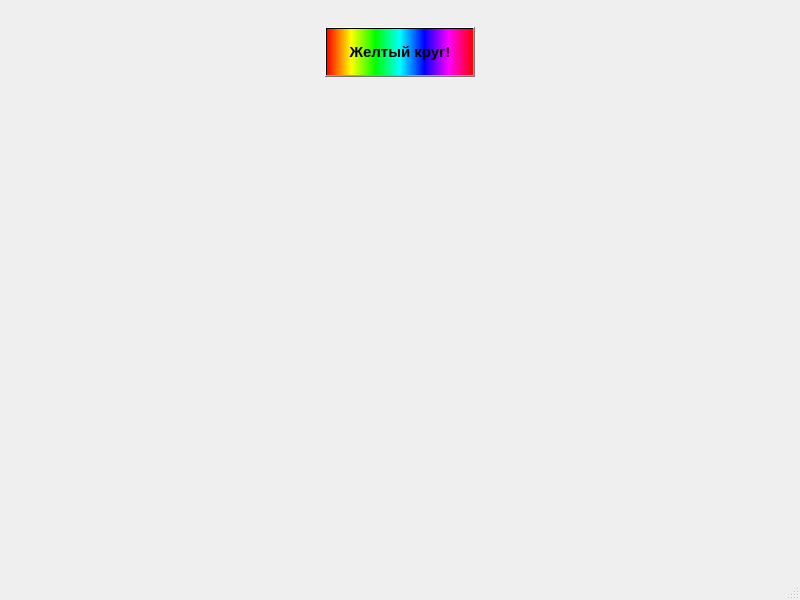
<?xml version="1.0" encoding="UTF-8"?>
<ui version="4.0">
 <class>MainWindow</class>
 <widget class="QMainWindow" name="MainWindow">
  <property name="geometry">
   <rect>
    <x>0</x>
    <y>0</y>
    <width>800</width>
    <height>600</height>
   </rect>
  </property>
  <property name="windowTitle">
   <string>MainWindow</string>
  </property>
  <widget class="QWidget" name="centralwidget">
   <widget class="QPushButton" name="pushButton">
    <property name="geometry">
     <rect>
      <x>325</x>
      <y>27</y>
      <width>150</width>
      <height>50</height>
     </rect>
    </property>
    <property name="font">
     <font>
      <pointsize>11</pointsize>
      <weight>75</weight>
      <bold>true</bold>
     </font>
    </property>
    <property name="styleSheet">
     <string notr="true">background-color: qlineargradient(spread:pad, x1:0, y1:0, x2:1, y2:0, stop:0 rgba(255, 0, 0, 255), stop:0.166 rgba(255, 255, 0, 255), stop:0.333 rgba(0, 255, 0, 255), stop:0.5 rgba(0, 255, 255, 255), stop:0.666 rgba(0, 0, 255, 255), stop:0.833 rgba(255, 0, 255, 255), stop:1 rgba(255, 0, 0, 255));
color: rgb(0, 0, 0)</string>
    </property>
    <property name="text">
     <string>Желтый круг!</string>
    </property>
   </widget>
  </widget>
  <widget class="QMenuBar" name="menubar">
   <property name="geometry">
    <rect>
     <x>0</x>
     <y>0</y>
     <width>800</width>
     <height>21</height>
    </rect>
   </property>
  </widget>
  <widget class="QStatusBar" name="statusbar"/>
 </widget>
 <resources/>
 <connections/>
</ui>
